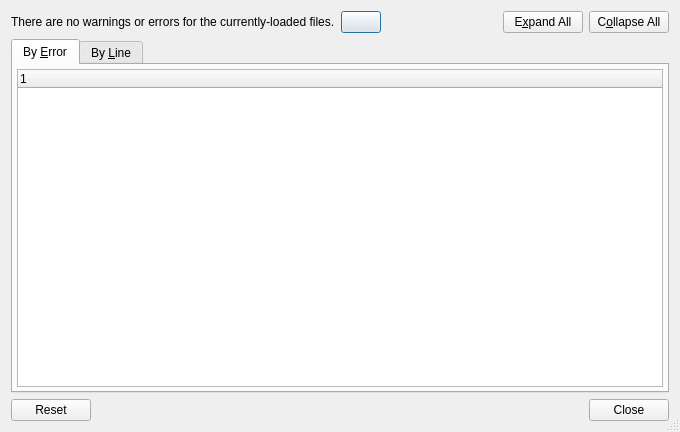
<?xml version="1.0" encoding="UTF-8"?>
<ui version="4.0">
 <class>ReadErrorAccumulationDialog</class>
 <widget class="QDialog" name="ReadErrorAccumulationDialog">
  <property name="geometry">
   <rect>
    <x>0</x>
    <y>0</y>
    <width>680</width>
    <height>432</height>
   </rect>
  </property>
  <property name="windowTitle">
   <string>Read Errors</string>
  </property>
  <property name="windowIcon">
   <iconset resource="../qt-resources/qt_resources.qrc">
    <normaloff>:/gnome_dialog_warning_16.png</normaloff>:/gnome_dialog_warning_16.png</iconset>
  </property>
  <property name="sizeGripEnabled">
   <bool>true</bool>
  </property>
  <layout class="QVBoxLayout">
   <item>
    <layout class="QHBoxLayout">
     <item>
      <widget class="QLabel" name="label_problem">
       <property name="text">
        <string>There are no warnings or errors for the currently-loaded files.</string>
       </property>
      </widget>
     </item>
     <item>
      <widget class="QPushButton" name="button_help">
       <property name="toolTip">
        <string>What does this mean?</string>
       </property>
       <property name="icon">
        <iconset resource="../qt-resources/qt_resources.qrc">
         <normaloff>:/human_help_browser_16.png</normaloff>:/human_help_browser_16.png</iconset>
       </property>
       <property name="iconSize">
        <size>
         <width>16</width>
         <height>16</height>
        </size>
       </property>
      </widget>
     </item>
     <item>
      <spacer>
       <property name="orientation">
        <enum>Qt::Horizontal</enum>
       </property>
       <property name="sizeHint" stdset="0">
        <size>
         <width>40</width>
         <height>20</height>
        </size>
       </property>
      </spacer>
     </item>
     <item>
      <widget class="QPushButton" name="button_expand_all">
       <property name="text">
        <string>E&amp;xpand All</string>
       </property>
      </widget>
     </item>
     <item>
      <widget class="QPushButton" name="button_collapse_all">
       <property name="text">
        <string>C&amp;ollapse All</string>
       </property>
      </widget>
     </item>
    </layout>
   </item>
   <item>
    <widget class="QTabWidget" name="tabWidget">
     <property name="currentIndex">
      <number>0</number>
     </property>
     <widget class="QWidget" name="tab_by_type">
      <attribute name="title">
       <string>By &amp;Error</string>
      </attribute>
      <layout class="QHBoxLayout">
       <property name="margin">
        <number>4</number>
       </property>
       <item>
        <widget class="QTreeWidget" name="tree_widget_errors_by_type">
         <property name="alternatingRowColors">
          <bool>true</bool>
         </property>
         <column>
          <property name="text">
           <string/>
          </property>
         </column>
        </widget>
       </item>
      </layout>
     </widget>
     <widget class="QWidget" name="tab_by_line">
      <attribute name="title">
       <string>By &amp;Line</string>
      </attribute>
      <layout class="QHBoxLayout">
       <property name="margin">
        <number>4</number>
       </property>
       <item>
        <widget class="QTreeWidget" name="tree_widget_errors_by_line">
         <property name="alternatingRowColors">
          <bool>true</bool>
         </property>
         <column>
          <property name="text">
           <string/>
          </property>
         </column>
        </widget>
       </item>
      </layout>
     </widget>
    </widget>
   </item>
   <item>
    <widget class="QDialogButtonBox" name="main_buttonbox">
     <property name="standardButtons">
      <set>QDialogButtonBox::Close|QDialogButtonBox::Reset</set>
     </property>
    </widget>
   </item>
  </layout>
 </widget>
 <resources>
  <include location="../qt-resources/qt_resources.qrc"/>
 </resources>
 <connections/>
</ui>
